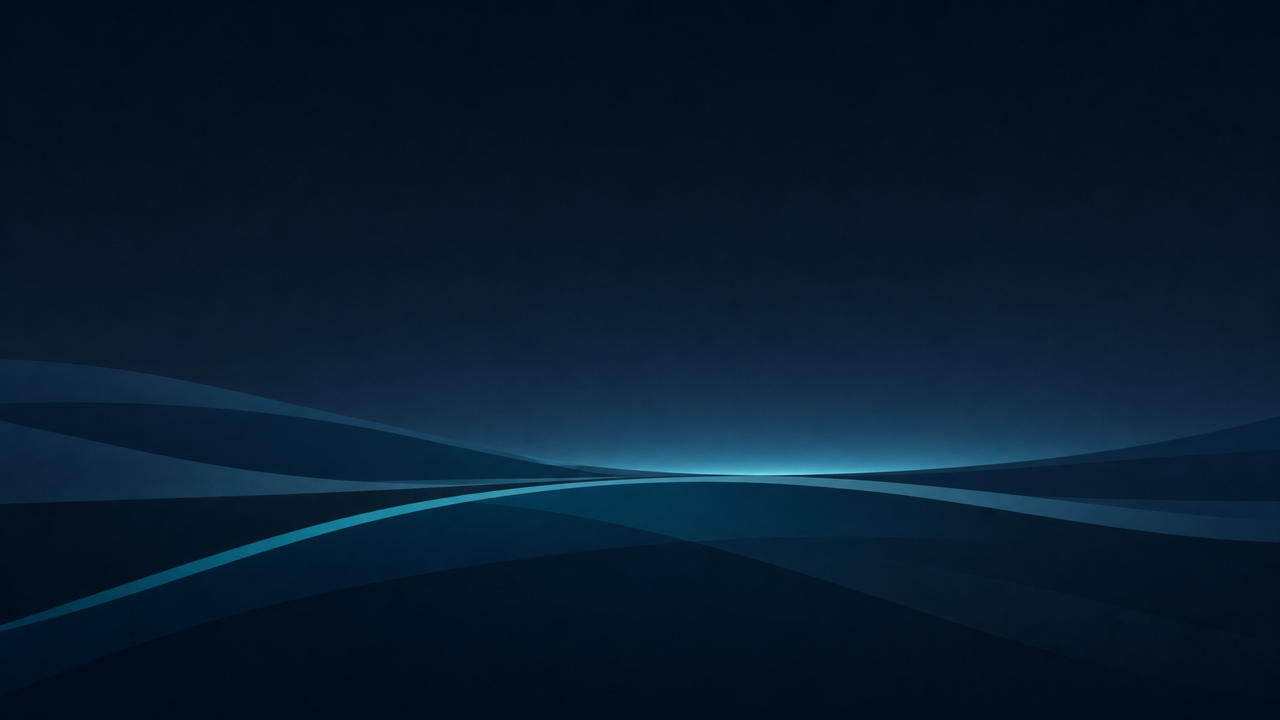
#> input picture branding/wallpapers/oblinux-horizon-clean-3840x2160.jpg, 3840 x 2160 px (shown at 1/3 size)
$ python -i build_wallpapers.py   (imports and definitions only)
#> lines starting #> are read from the running program, lines starting #| are printed output that depends on the picture
#!/usr/bin/env python3
# SPDX-FileCopyrightText: 2026 OBLinux Project
# SPDX-License-Identifier: GPL-3.0-or-later
"""Build the approved 4K OBLinux wallpaper variants."""

import argparse
from pathlib import Path

from PIL import Image, ImageEnhance


OUTPUT_SIZE = (3840, 2160)
RIGHT_MARGIN = round(OUTPUT_SIZE[0] * 0.04)
BOTTOM_MARGIN = round(OUTPUT_SIZE[1] * 0.04)
WORDMARK_WIDTH = round(OUTPUT_SIZE[0] * 0.12)
WORDMARK_OPACITY = 0.72


def prepare_master(path):
    image = Image.open(path).convert("RGB")
    return image.resize(OUTPUT_SIZE, Image.Resampling.LANCZOS)


def prepare_wordmark(path):
    image = Image.open(path).convert("RGBA")
    height = round(image.height * WORDMARK_WIDTH / image.width)
#> height = 259
    image = image.resize(
        (WORDMARK_WIDTH, height), Image.Resampling.LANCZOS
    )
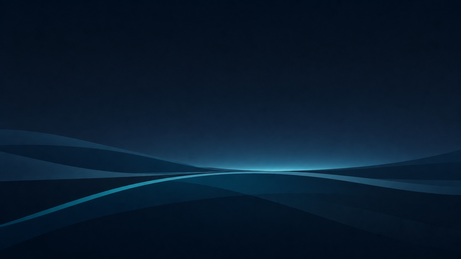
#> image: PIL image 461x259 RGBA; mean R, G, B, A 8.4, 27.3, 46, 255
    alpha = ImageEnhance.Brightness(image.getchannel("A")).enhance(
        WORDMARK_OPACITY
    )
#> alpha: PIL image 461x259 L; every value is 183
    image.putalpha(alpha)
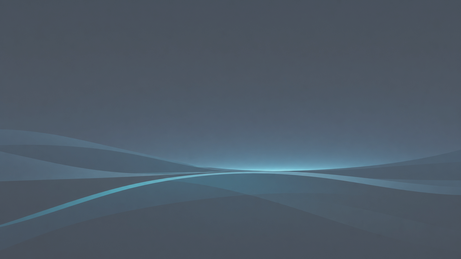
#> image: PIL image 461x259 RGBA; mean R, G, B, A 8.4, 27.3, 46, 183; transparent parts drawn white
    return image


# [40 lines left out: functions save_jpeg, main, not called in this run]


# [2 lines not run here, left out]

>>> result = prepare_wordmark('../wallpapers/oblinux-horizon-clean-3840x2160.jpg')
